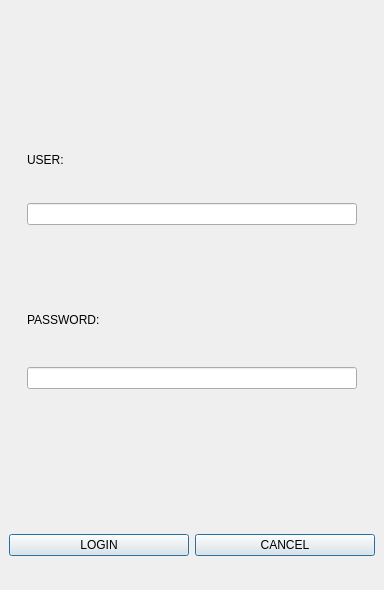
<?xml version="1.0" encoding="UTF-8"?>
<ui version="4.0">
 <class>MainWindow</class>
 <widget class="QMainWindow" name="MainWindow">
  <property name="geometry">
   <rect>
    <x>0</x>
    <y>0</y>
    <width>384</width>
    <height>590</height>
   </rect>
  </property>
  <property name="windowTitle">
   <string>MainWindow</string>
  </property>
  <widget class="QWidget" name="centralwidget">
   <layout class="QVBoxLayout" name="verticalLayout">
    <property name="spacing">
     <number>0</number>
    </property>
    <property name="leftMargin">
     <number>0</number>
    </property>
    <property name="topMargin">
     <number>0</number>
    </property>
    <property name="rightMargin">
     <number>0</number>
    </property>
    <property name="bottomMargin">
     <number>0</number>
    </property>
    <item>
     <widget class="QWidget" name="widget_2" native="true">
      <property name="maximumSize">
       <size>
        <width>16777215</width>
        <height>90</height>
       </size>
      </property>
      <property name="styleSheet">
       <string notr="true"/>
      </property>
      <layout class="QVBoxLayout" name="verticalLayout_2">
       <property name="spacing">
        <number>0</number>
       </property>
       <property name="leftMargin">
        <number>0</number>
       </property>
       <property name="topMargin">
        <number>0</number>
       </property>
       <property name="rightMargin">
        <number>0</number>
       </property>
       <property name="bottomMargin">
        <number>0</number>
       </property>
       <item>
        <widget class="QLabel" name="label">
         <property name="text">
          <string/>
         </property>
         <property name="pixmap">
          <pixmap resource="../pictures/imagens.qrc">:/unique/login.png</pixmap>
         </property>
         <property name="scaledContents">
          <bool>false</bool>
         </property>
        </widget>
       </item>
      </layout>
     </widget>
    </item>
    <item>
     <widget class="QWidget" name="widget" native="true">
      <property name="styleSheet">
       <string notr="true"/>
      </property>
      <layout class="QVBoxLayout" name="verticalLayout_3">
       <item>
        <widget class="QWidget" name="widget_4" native="true">
         <layout class="QVBoxLayout" name="verticalLayout_4">
          <item>
           <widget class="QWidget" name="widget_6" native="true">
            <property name="styleSheet">
             <string notr="true"/>
            </property>
            <layout class="QVBoxLayout" name="verticalLayout_6">
             <property name="spacing">
              <number>0</number>
             </property>
             <item>
              <widget class="QLabel" name="label_2">
               <property name="maximumSize">
                <size>
                 <width>16777215</width>
                 <height>30</height>
                </size>
               </property>
               <property name="text">
                <string>USER:</string>
               </property>
              </widget>
             </item>
             <item>
              <widget class="QLineEdit" name="LoginLine">
               <property name="styleSheet">
                <string notr="true"/>
               </property>
              </widget>
             </item>
            </layout>
           </widget>
          </item>
          <item>
           <widget class="QWidget" name="widget_7" native="true">
            <property name="styleSheet">
             <string notr="true"/>
            </property>
            <layout class="QVBoxLayout" name="verticalLayout_5">
             <item>
              <widget class="QLabel" name="label_3">
               <property name="maximumSize">
                <size>
                 <width>16777215</width>
                 <height>30</height>
                </size>
               </property>
               <property name="text">
                <string>PASSWORD:</string>
               </property>
              </widget>
             </item>
             <item>
              <widget class="QLineEdit" name="PassLine"/>
             </item>
            </layout>
           </widget>
          </item>
         </layout>
        </widget>
       </item>
       <item>
        <widget class="QWidget" name="widget_5" native="true">
         <property name="maximumSize">
          <size>
           <width>16777215</width>
           <height>50</height>
          </size>
         </property>
        </widget>
       </item>
      </layout>
     </widget>
    </item>
    <item>
     <widget class="QWidget" name="widget_3" native="true">
      <property name="maximumSize">
       <size>
        <width>16777215</width>
        <height>90</height>
       </size>
      </property>
      <property name="styleSheet">
       <string notr="true"/>
      </property>
      <layout class="QHBoxLayout" name="horizontalLayout">
       <item>
        <widget class="QPushButton" name="LoginButton">
         <property name="text">
          <string>LOGIN</string>
         </property>
         <property name="autoDefault">
          <bool>true</bool>
         </property>
         <property name="default">
          <bool>true</bool>
         </property>
         <property name="flat">
          <bool>false</bool>
         </property>
        </widget>
       </item>
       <item>
        <widget class="QPushButton" name="CancelButton">
         <property name="text">
          <string>CANCEL</string>
         </property>
         <property name="autoDefault">
          <bool>true</bool>
         </property>
         <property name="default">
          <bool>true</bool>
         </property>
        </widget>
       </item>
      </layout>
     </widget>
    </item>
   </layout>
  </widget>
 </widget>
 <resources>
  <include location="../pictures/imagens.qrc"/>
 </resources>
 <connections/>
</ui>
